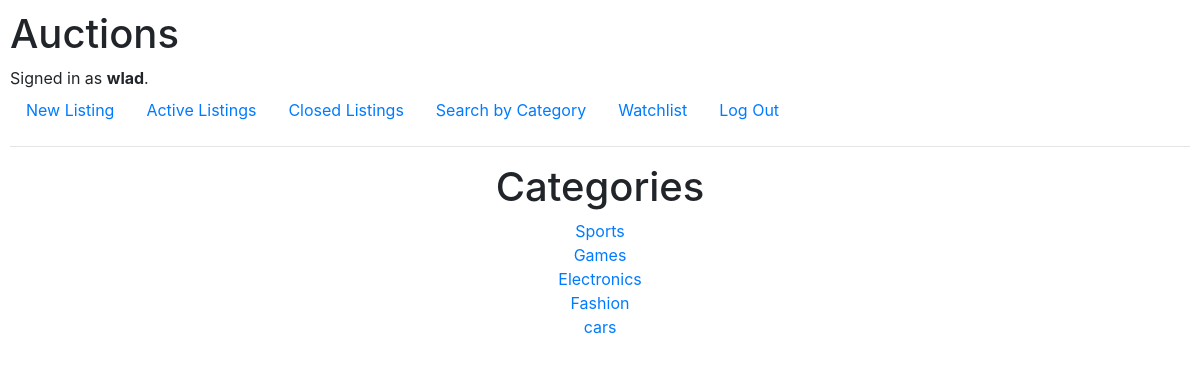
The app's page /categories/ (signed in) with its own data.
### auctions/models.py (models this page shows, shortened)
class User(AbstractUser):
    pass

class Category(models.Model):
    category_name = models.CharField(max_length=20)

### auctions/views.py (the view)
# urls.py: path('categories/', views.categories, name='categories'),
def categories(request):
    categories = Category.objects.all()
    return render(request, "auctions/categories.html", {"categories": categories})

### auctions/templates/auctions/categories.html (shortened to what this page needs)
{% extends 'auctions/layout.html' %}
{% block body %}
<div class="container-fluid text-center">
    <h1>Categories</h1>
    <ul class="list-unstyled">
        {% for category in categories %}
        <li><a href="{% url 'category_listings' category.id %}">{{ category.category_name }}</a></li>
        {% endfor %}
    </ul>
</div>
{% endblock %}

### auctions/templates/auctions/layout.html (shortened to what this page needs)
{% load static %}
<!DOCTYPE html>
<html lang="en">
    <head>
        <link rel="stylesheet" href="https://stackpath.bootstrapcdn.com/bootstrap/4.4.1/css/bootstrap.min.css">
        <link href="{% static 'auctions/styles.css' %}" rel="stylesheet">
    </head>
    <body>
        <h1>Auctions</h1>
        <div>
            {% if user.is_authenticated %}
                Signed in as <strong>{{ user.username }}</strong>.
            {% else %}
                Not signed in.
            {% endif %}
        </div>
        <ul class="nav">
            {% if user.is_authenticated %}
                <li class="nav-item">
                    <a class="nav-link" href="{% url 'new_listing' %}">New Listing</a>
                </li>
            {% endif %}
            <li class="nav-item">
                <a class="nav-link" href="{% url 'index' %}">Active Listings</a>
            </li>
            <li class="nav-item">
                <a class="nav-link" href="{% url 'closed_listings' %}">Closed Listings</a>
            </li>
            <li class="nav-item">
                <a class="nav-link" href="{% url 'categories' %}">Search by Category</a>
            </li>
            {% if user.is_authenticated %}
                <li class="nav-item">
                    <a class="nav-link" href="{% url 'watchlist_page' %}">Watchlist</a>
                </li>
            {% endif %}
            {% if user.is_authenticated %}
                <li class="nav-item">
                    <a class="nav-link" href="{% url 'logout' %}">Log Out</a>
                </li>
            {% endif %}
        </ul>
        <hr>
        {% block body %}
        {% endblock %}
    </body>
</html>

### auctions/static/auctions/styles.css (style rules this page uses)
body { padding: 10px; }

### records on screen
User: username "wlad"
Category: category_name "Sports"
Category: category_name "Games"
Category: category_name "Electronics"
Category: category_name "Fashion"
Category: category_name "cars"
